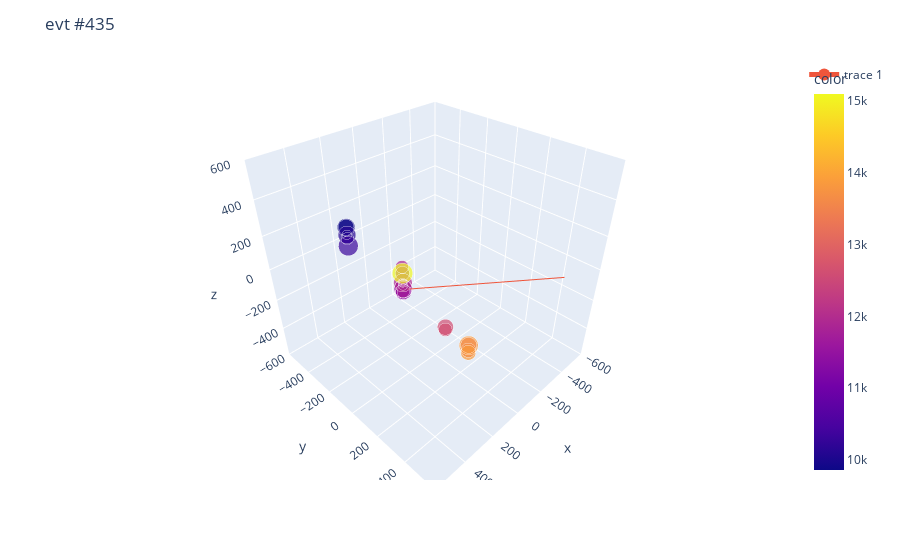

The code cell stored with this chart in its notebook:
### Markdown cell above
Not all events have the direction this nicely aligned with the pulses trail. E.g., check out this one:

### Code cell
iplot(plot_event(*load_single_event("train", 0, 21)))
